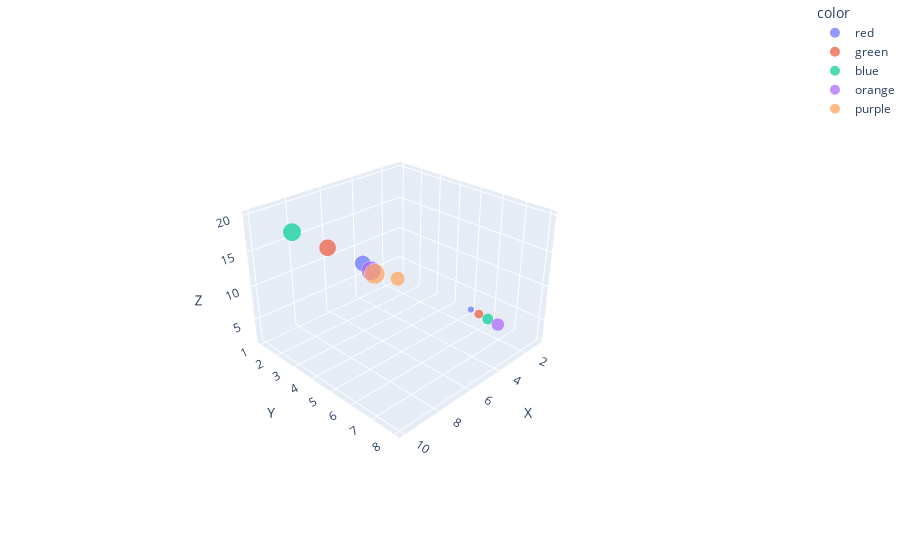

Write notebook code for a chart like this one.
### Code cell
# Create a sample dataset
data = {
    'x': [1, 2, 3, 4, 5, 6, 7, 8, 9, 10],
    'y': [5, 6, 7, 8, 4, 3, 2, 1, 6, 7],
    'z': [2, 4, 6, 8, 10, 12, 14, 16, 18, 20],
    'color': ['red', 'green', 'blue', 'orange', 'purple', 'red', 'green', 'blue', 'orange', 'purple'],
    'size': [5, 10, 15, 20, 25, 30, 35, 40, 45, 50]
}
df = pd.DataFrame(data)

# Create the 3D scatter plot
fig = px.scatter_3d(df, x='x', y='y', z='z', color='color', size='size')

# Customize the plot
fig.update_layout(
    title='3D Scatter Plot',
    scene=dict(
        xaxis_title='X',
        yaxis_title='Y',
        zaxis_title='Z',
        aspectratio=dict(x=1, y=1, z=0.7),
        camera_eye=dict(x=2, y=2, z=1.5)
    )
)

# Adjust the margins for a tight layout
fig.update_layout(margin={"r": 0, "t": 0, "l": 0, "b": 0})

# Show the plot
fig.show()

### Figure 1 — Plotly figure (JSON) as saved in the notebook; plotly's stock layout.template omitted (floating-point values rounded to 4 significant figures)
{"data": [{"hovertemplate": "color=red<br>x=%{x}<br>y=%{y}<br>z=%{z}<br>size=%{marker.size}<extra></extra>", "legendgroup": "red", "marker": {"color": "#636efa", "size": [5, 30], "sizemode": "area", "sizeref": 0.125, "symbol": "circle"}, "mode": "markers", "name": "red", "scene": "scene", "showlegend": true, "type": "scatter3d", "x": [1, 6], "y": [5, 3], "z": [2, 12]}, {"hovertemplate": "color=green<br>x=%{x}<br>y=%{y}<br>z=%{z}<br>size=%{marker.size}<extra></extra>", "legendgroup": "green", "marker": {"color": "#EF553B", "size": [10, 35], "sizemode": "area", "sizeref": 0.125, "symbol": "circle"}, "mode": "markers", "name": "green", "scene": "scene", "showlegend": true, "type": "scatter3d", "x": [2, 7], "y": [6, 2], "z": [4, 14]}, {"hovertemplate": "color=blue<br>x=%{x}<br>y=%{y}<br>z=%{z}<br>size=%{marker.size}<extra></extra>", "legendgroup": "blue", "marker": {"color": "#00cc96", "size": [15, 40], "sizemode": "area", "sizeref": 0.125, "symbol": "circle"}, "mode": "markers", "name": "blue", "scene": "scene", "showlegend": true, "type": "scatter3d", "x": [3, 8], "y": [7, 1], "z": [6, 16]}, {"hovertemplate": "color=orange<br>x=%{x}<br>y=%{y}<br>z=%{z}<br>size=%{marker.size}<extra></extra>", "legendgroup": "orange", "marker": {"color": "#ab63fa", "size": [20, 45], "sizemode": "area", "sizeref": 0.125, "symbol": "circle"}, "mode": "markers", "name": "orange", "scene": "scene", "showlegend": true, "type": "scatter3d", "x": [4, 9], "y": [8, 6], "z": [8, 18]}, {"hovertemplate": "color=purple<br>x=%{x}<br>y=%{y}<br>z=%{z}<br>size=%{marker.size}<extra></extra>", "legendgroup": "purple", "marker": {"color": "#FFA15A", "size": [25, 50], "sizemode": "area", "sizeref": 0.125, "symbol": "circle"}, "mode": "markers", "name": "purple", "scene": "scene", "showlegend": true, "type": "scatter3d", "x": [5, 10], "y": [4, 7], "z": [10, 20]}], "layout": {"legend": {"itemsizing": "constant", "title": {"text": "color"}, "tracegroupgap": 0}, "margin": {"b": 0, "l": 0, "r": 0, "t": 0}, "scene": {"aspectratio": {"x": 1, "y": 1, "z": 0.7}, "camera": {"eye": {"x": 2, "y": 2, "z": 1.5}}, "domain": {"x": [0, 1], "y": [0, 1]}, "xaxis": {"title": {"text": "X"}}, "yaxis": {"title": {"text": "Y"}}, "zaxis": {"title": {"text": "Z"}}}, "title": {"text": "3D Scatter Plot"}}}
